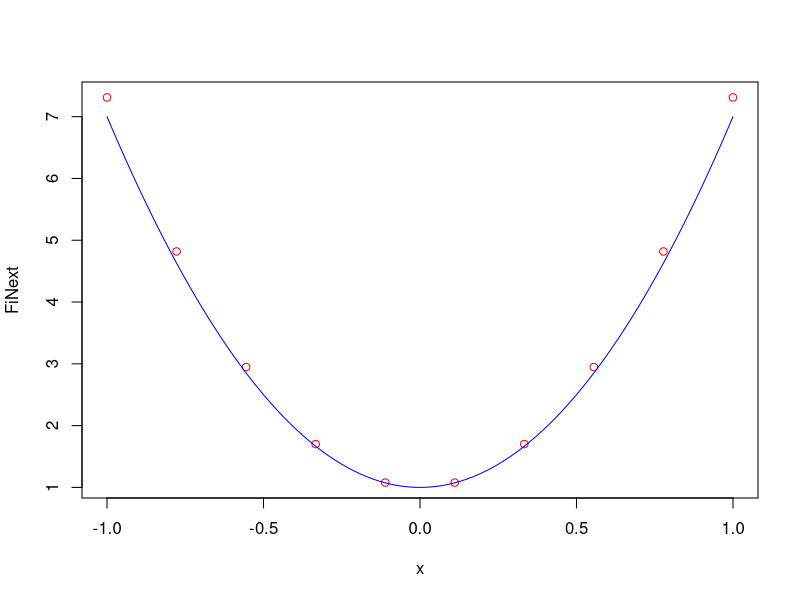

Reproduce this figure in R.
a = -1; 
b = 1;
lambda = 1;
FunCore = function(x, t) { return (x*t+x*x) }
FunF = function (x) { return (1) }
MetTrap = function(x, y, n)
{
	h = x[2] - x[1]
	S = (y[1] + y[n])/2
	for(i in 2:(n-1)) {S = S + y[i] }
	return (h*S)
}

Norma = function(x)
{
	return (sqrt(crossprod(x, x)))
}

n = 10; eps = 1E-5
h = (b-a)/(n-1)
x = c(1:n)
for(i in 1:n) { x[i] = a + h*(i-1) }
t = c(1:n)
t = x

K = matrix(0, ncol=n, nrow=n)
for(i in 1:n)
{
	for(j in 1:n) {K[i,j] = FunCore(x[i], t[j]) }
}
Fi = c(1:n);
FiNext = c(1:n)

for(i in 1:n)
{
	Fi[i] = FunF(x[i]) 
}

y = c(1:n)
for(ki in 1:100)
{
	for(i in 1:n)
	{
		for(j in 1:n) { y[j] = K[i,j]*Fi[j] }
		FiNext[i] = FunF(x[i]) + lambda*MetTrap(t, y, n)
	}
	if ( Norma(FiNext-Fi) <= eps)
		break
	Fi = FiNext
}
ki

plot(x, FiNext, type="p", col="red")
t = seq(a, b, len=100)
for(i in 1:100) { y[i] = 1+6*t[i]*t[i] }
lines(t, y, type="l", col="blue")